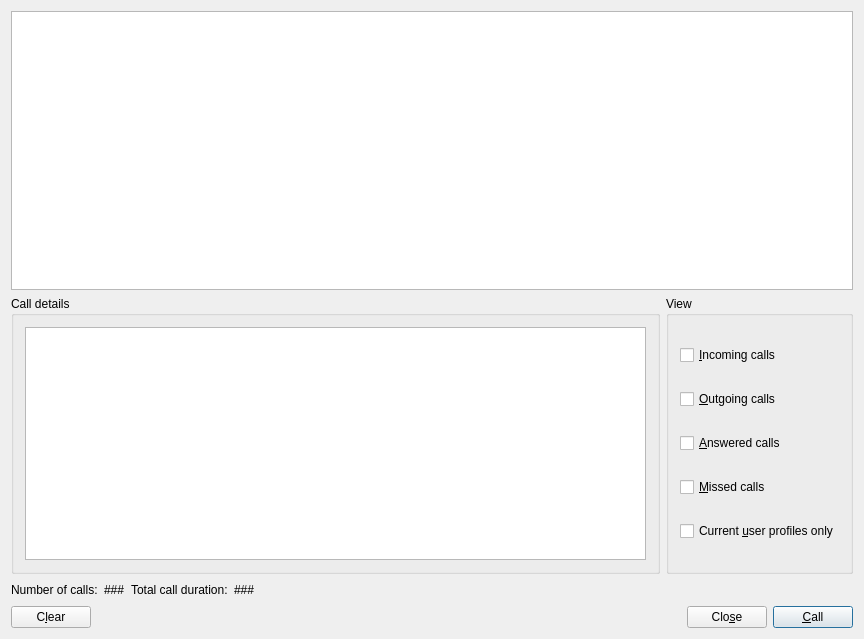
<?xml version="1.0" encoding="UTF-8"?>
<ui version="4.0">
 <class>HistoryForm</class>
 <widget class="QDialog" name="HistoryForm">
  <property name="geometry">
   <rect>
    <x>0</x>
    <y>0</y>
    <width>864</width>
    <height>639</height>
   </rect>
  </property>
  <property name="contextMenuPolicy">
   <enum>Qt::CustomContextMenu</enum>
  </property>
  <property name="windowTitle">
   <string>Twinkle - Call History</string>
  </property>
  <layout class="QGridLayout">
   <item row="0" column="0">
    <widget class="QTableView" name="historyListView">
     <property name="selectionMode">
      <enum>QAbstractItemView::SingleSelection</enum>
     </property>
     <property name="selectionBehavior">
      <enum>QAbstractItemView::SelectRows</enum>
     </property>
     <property name="editTriggers">
      <enum>QAbstractItemView::NoEditTriggers</enum>
     </property>
     <property name="sortingEnabled">
      <bool>true</bool>
     </property>
     <attribute name="horizontalHeaderHighlightSections">
      <bool>false</bool>
     </attribute>
     <attribute name="verticalHeaderVisible">
      <bool>false</bool>
     </attribute>
    </widget>
   </item>
   <item row="1" column="0">
    <layout class="QHBoxLayout">
     <item>
      <widget class="QGroupBox" name="cdrGroupBox">
       <property name="title">
        <string>Call details</string>
       </property>
       <layout class="QGridLayout">
        <item row="0" column="0">
         <widget class="QTextEdit" name="cdrTextEdit">
          <property name="whatsThis">
           <string>Details of the selected call record.</string>
          </property>
          <property name="autoFormatting">
           <set>QTextEdit::AutoAll</set>
          </property>
          <property name="readOnly">
           <bool>true</bool>
          </property>
         </widget>
        </item>
       </layout>
      </widget>
     </item>
     <item>
      <widget class="QGroupBox" name="viewGroupBox">
       <property name="title">
        <string>View</string>
       </property>
       <layout class="QVBoxLayout">
        <item>
         <widget class="QCheckBox" name="inCheckBox">
          <property name="whatsThis">
           <string>Check this option to show incoming calls.</string>
          </property>
          <property name="text">
           <string>&amp;Incoming calls</string>
          </property>
          <property name="shortcut">
           <string>Alt+I</string>
          </property>
         </widget>
        </item>
        <item>
         <widget class="QCheckBox" name="outCheckBox">
          <property name="whatsThis">
           <string>Check this option to show outgoing calls.</string>
          </property>
          <property name="text">
           <string>&amp;Outgoing calls</string>
          </property>
          <property name="shortcut">
           <string>Alt+O</string>
          </property>
         </widget>
        </item>
        <item>
         <widget class="QCheckBox" name="successCheckBox">
          <property name="whatsThis">
           <string>Check this option to show answered calls.</string>
          </property>
          <property name="text">
           <string>&amp;Answered calls</string>
          </property>
          <property name="shortcut">
           <string>Alt+A</string>
          </property>
         </widget>
        </item>
        <item>
         <widget class="QCheckBox" name="missedCheckBox">
          <property name="whatsThis">
           <string>Check this option to show missed calls.</string>
          </property>
          <property name="text">
           <string>&amp;Missed calls</string>
          </property>
          <property name="shortcut">
           <string>Alt+M</string>
          </property>
         </widget>
        </item>
        <item>
         <widget class="QCheckBox" name="profileCheckBox">
          <property name="whatsThis">
           <string>Check this option to show only calls associated with this user profile.</string>
          </property>
          <property name="text">
           <string>Current &amp;user profiles only</string>
          </property>
          <property name="shortcut">
           <string>Alt+U</string>
          </property>
         </widget>
        </item>
       </layout>
      </widget>
     </item>
    </layout>
   </item>
   <item row="3" column="0">
    <layout class="QHBoxLayout">
     <item>
      <widget class="QPushButton" name="clearPushButton">
       <property name="whatsThis">
        <string>&lt;p&gt;Clear the complete call history.&lt;/p&gt;
&lt;p&gt;&lt;b&gt;Note:&lt;/b&gt; this will clear &lt;b&gt;all&lt;/b&gt; records, also records not shown depending on the checked view options.&lt;/p&gt;</string>
       </property>
       <property name="text">
        <string>C&amp;lear</string>
       </property>
       <property name="shortcut">
        <string>Alt+L</string>
       </property>
      </widget>
     </item>
     <item>
      <spacer>
       <property name="orientation">
        <enum>Qt::Horizontal</enum>
       </property>
       <property name="sizeType">
        <enum>QSizePolicy::Expanding</enum>
       </property>
       <property name="sizeHint" stdset="0">
        <size>
         <width>540</width>
         <height>20</height>
        </size>
       </property>
      </spacer>
     </item>
     <item>
      <widget class="QPushButton" name="closePushButton">
       <property name="whatsThis">
        <string>Close this window.</string>
       </property>
       <property name="text">
        <string>Clo&amp;se</string>
       </property>
       <property name="shortcut">
        <string>Alt+S</string>
       </property>
       <property name="default">
        <bool>false</bool>
       </property>
      </widget>
     </item>
     <item>
      <widget class="QPushButton" name="callPushButton">
       <property name="whatsThis">
        <string>Call selected address.</string>
       </property>
       <property name="text">
        <string>&amp;Call</string>
       </property>
       <property name="shortcut">
        <string>Alt+C</string>
       </property>
       <property name="default">
        <bool>true</bool>
       </property>
      </widget>
     </item>
    </layout>
   </item>
   <item row="2" column="0">
    <layout class="QHBoxLayout">
     <item>
      <widget class="QLabel" name="numberlCallsTtextLabel">
       <property name="text">
        <string>Number of calls:</string>
       </property>
       <property name="wordWrap">
        <bool>false</bool>
       </property>
      </widget>
     </item>
     <item>
      <widget class="QLabel" name="numberCallsValueTextLabel">
       <property name="text">
        <string>###</string>
       </property>
       <property name="wordWrap">
        <bool>false</bool>
       </property>
      </widget>
     </item>
     <item>
      <widget class="QLabel" name="totalDurationTextLabel">
       <property name="text">
        <string>Total call duration:</string>
       </property>
       <property name="wordWrap">
        <bool>false</bool>
       </property>
      </widget>
     </item>
     <item>
      <widget class="QLabel" name="totalDurationValueTextLabel">
       <property name="text">
        <string>###</string>
       </property>
       <property name="wordWrap">
        <bool>false</bool>
       </property>
      </widget>
     </item>
     <item>
      <spacer>
       <property name="orientation">
        <enum>Qt::Horizontal</enum>
       </property>
       <property name="sizeType">
        <enum>QSizePolicy::Expanding</enum>
       </property>
       <property name="sizeHint" stdset="0">
        <size>
         <width>460</width>
         <height>20</height>
        </size>
       </property>
      </spacer>
     </item>
    </layout>
   </item>
  </layout>
 </widget>
 <layoutdefault spacing="6" margin="11"/>
 <tabstops>
  <tabstop>historyListView</tabstop>
  <tabstop>cdrTextEdit</tabstop>
  <tabstop>inCheckBox</tabstop>
  <tabstop>outCheckBox</tabstop>
  <tabstop>successCheckBox</tabstop>
  <tabstop>missedCheckBox</tabstop>
  <tabstop>profileCheckBox</tabstop>
  <tabstop>clearPushButton</tabstop>
  <tabstop>closePushButton</tabstop>
 </tabstops>
 <includes>
  <include location="local">user.h</include>
  <include location="local">phone.h</include>
 </includes>
 <resources/>
 <connections>
  <connection>
   <sender>closePushButton</sender>
   <signal>clicked()</signal>
   <receiver>HistoryForm</receiver>
   <slot>close()</slot>
   <hints>
    <hint type="sourcelabel">
     <x>713</x>
     <y>631</y>
    </hint>
    <hint type="destinationlabel">
     <x>20</x>
     <y>20</y>
    </hint>
   </hints>
  </connection>
  <connection>
   <sender>inCheckBox</sender>
   <signal>toggled(bool)</signal>
   <receiver>HistoryForm</receiver>
   <slot>loadHistory()</slot>
   <hints>
    <hint type="sourcelabel">
     <x>689</x>
     <y>356</y>
    </hint>
    <hint type="destinationlabel">
     <x>20</x>
     <y>20</y>
    </hint>
   </hints>
  </connection>
  <connection>
   <sender>missedCheckBox</sender>
   <signal>toggled(bool)</signal>
   <receiver>HistoryForm</receiver>
   <slot>loadHistory()</slot>
   <hints>
    <hint type="sourcelabel">
     <x>689</x>
     <y>494</y>
    </hint>
    <hint type="destinationlabel">
     <x>20</x>
     <y>20</y>
    </hint>
   </hints>
  </connection>
  <connection>
   <sender>outCheckBox</sender>
   <signal>toggled(bool)</signal>
   <receiver>HistoryForm</receiver>
   <slot>loadHistory()</slot>
   <hints>
    <hint type="sourcelabel">
     <x>689</x>
     <y>402</y>
    </hint>
    <hint type="destinationlabel">
     <x>20</x>
     <y>20</y>
    </hint>
   </hints>
  </connection>
  <connection>
   <sender>profileCheckBox</sender>
   <signal>toggled(bool)</signal>
   <receiver>HistoryForm</receiver>
   <slot>loadHistory()</slot>
   <hints>
    <hint type="sourcelabel">
     <x>689</x>
     <y>540</y>
    </hint>
    <hint type="destinationlabel">
     <x>20</x>
     <y>20</y>
    </hint>
   </hints>
  </connection>
  <connection>
   <sender>successCheckBox</sender>
   <signal>toggled(bool)</signal>
   <receiver>HistoryForm</receiver>
   <slot>loadHistory()</slot>
   <hints>
    <hint type="sourcelabel">
     <x>689</x>
     <y>448</y>
    </hint>
    <hint type="destinationlabel">
     <x>20</x>
     <y>20</y>
    </hint>
   </hints>
  </connection>
  <connection>
   <sender>clearPushButton</sender>
   <signal>clicked()</signal>
   <receiver>HistoryForm</receiver>
   <slot>clearHistory()</slot>
   <hints>
    <hint type="sourcelabel">
     <x>27</x>
     <y>631</y>
    </hint>
    <hint type="destinationlabel">
     <x>20</x>
     <y>20</y>
    </hint>
   </hints>
  </connection>
  <connection>
   <sender>callPushButton</sender>
   <signal>clicked()</signal>
   <receiver>HistoryForm</receiver>
   <slot>call()</slot>
   <hints>
    <hint type="sourcelabel">
     <x>799</x>
     <y>631</y>
    </hint>
    <hint type="destinationlabel">
     <x>20</x>
     <y>20</y>
    </hint>
   </hints>
  </connection>
  <connection>
   <sender>historyListView</sender>
   <signal>doubleClicked(QModelIndex)</signal>
   <receiver>HistoryForm</receiver>
   <slot>call(QModelIndex)</slot>
   <hints>
    <hint type="sourcelabel">
     <x>827</x>
     <y>91</y>
    </hint>
    <hint type="destinationlabel">
     <x>862</x>
     <y>300</y>
    </hint>
   </hints>
  </connection>
  <connection>
   <sender>historyListView</sender>
   <signal>customContextMenuRequested(QPoint)</signal>
   <receiver>HistoryForm</receiver>
   <slot>popupMenu(QPoint)</slot>
   <hints>
    <hint type="sourcelabel">
     <x>819</x>
     <y>45</y>
    </hint>
    <hint type="destinationlabel">
     <x>858</x>
     <y>290</y>
    </hint>
   </hints>
  </connection>
 </connections>
 <slots>
  <slot>call(QModelIndex)</slot>
  <slot>popupMenu(QPoint)</slot>
 </slots>
</ui>
